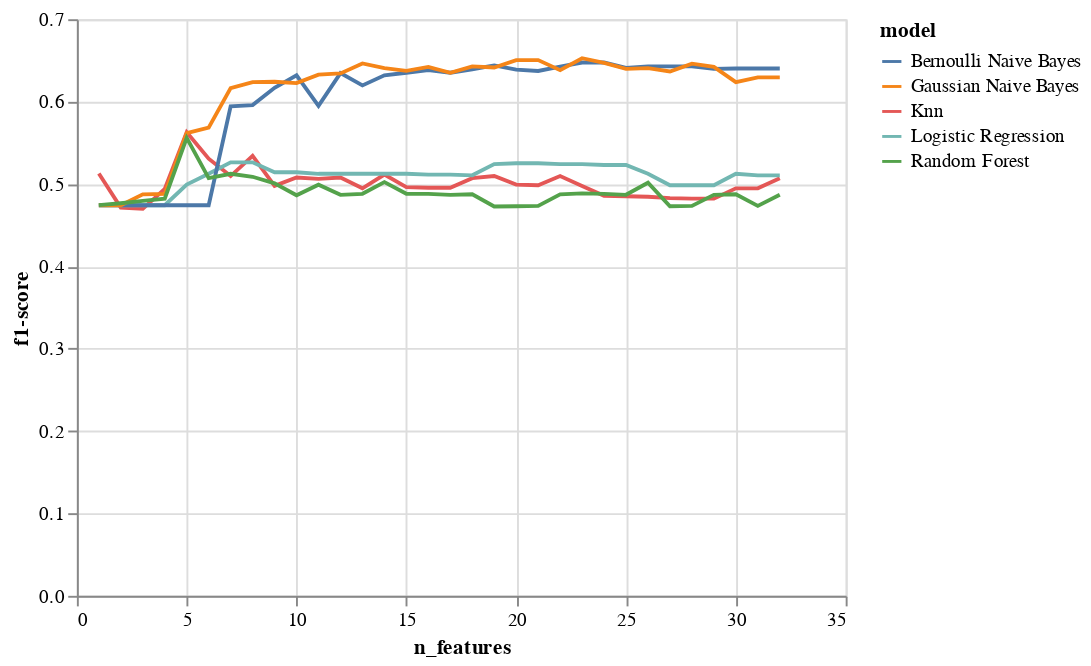

This figure's notebook cell:
### Code cell
alt.Chart(model_perf_nfeatures).mark_line().encode(
    x='n_features:Q',
    y='f1-score:Q',
    color='model:N',
)

### Figure 1 — Vega-Lite specification as saved in the notebook (floating-point values rounded to 4 significant figures; data arrays with more than 128 entries replaced by an {"elided": "..."} marker saying what was removed)
{"config": {"view": {"continuousWidth": 400, "continuousHeight": 300}}, "data": {"name": "data-dafdca30494612e603a252e3b56c556e"}, "mark": "line", "encoding": {"color": {"field": "model", "type": "nominal"}, "x": {"field": "n_features", "type": "quantitative"}, "y": {"field": "f1-score", "type": "quantitative"}}, "$schema": "https://vega.github.io/schema/vega-lite/v4.17.0.json", "datasets": {"data-dafdca30494612e603a252e3b56c556e": {"elided": "160 records"}}}
